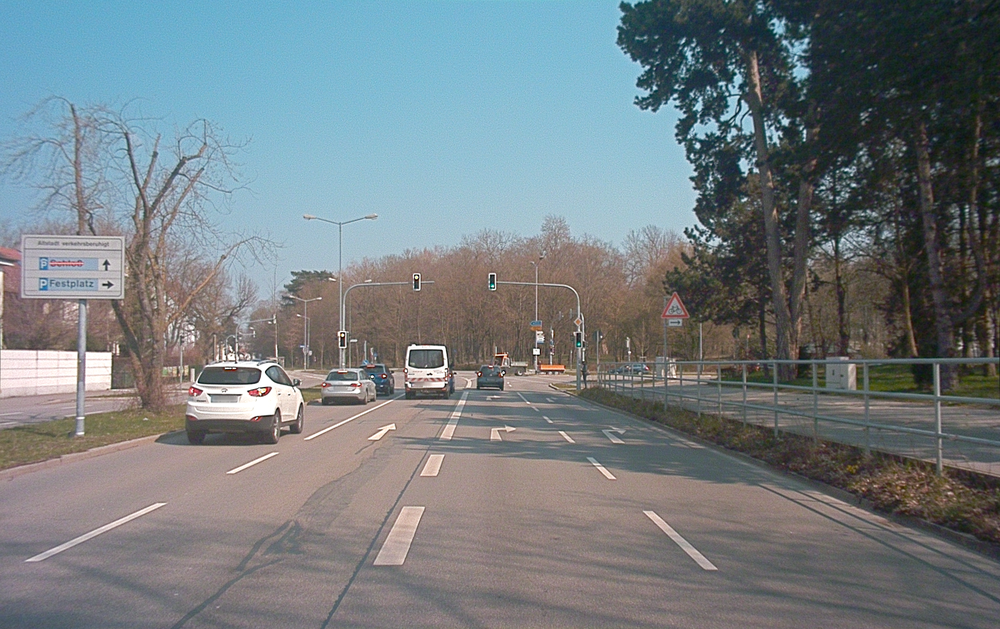
#> input picture frames/20190401145936_camera_frontcenter_000000080.png, 1000 x 629 px, shrunk from 1920 x 1208 before the run
$ python -i canny.py   (imports and definitions only)
#> lines starting #> are read from the running program, lines starting #| are printed output that depends on the picture
#> further down, picture is the input picture: shape (629, 1000, 3); mean B, G, R 128.8, 125, 116.6
import cv2 as cv
import numpy as np


def canny(img, thr1, thr2, s=0.0, ks=3):
#> called with thr1 = 100, thr2 = 200, s = 0, ks = 3
    if ks % 2 == 0:
        ks += 1
    gray = cv.cvtColor(img, cv.COLOR_BGR2GRAY)
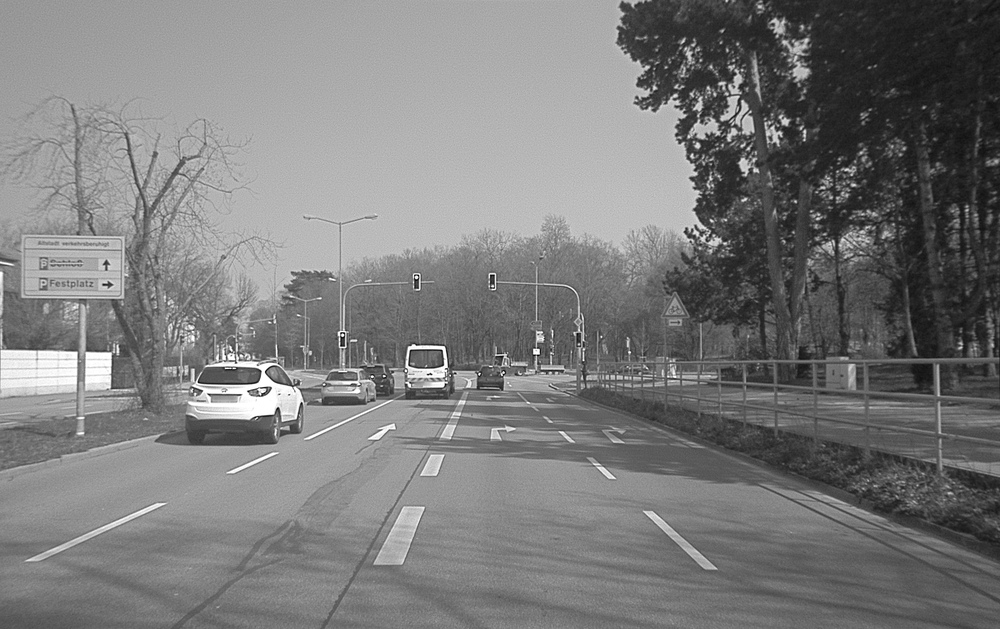
#> gray: shape (629, 1000); min 0, max 255, mean 122.9
    blurred = cv.GaussianBlur(gray, (ks, ks), s)
    return cv.Canny(blurred, thr1, thr2)
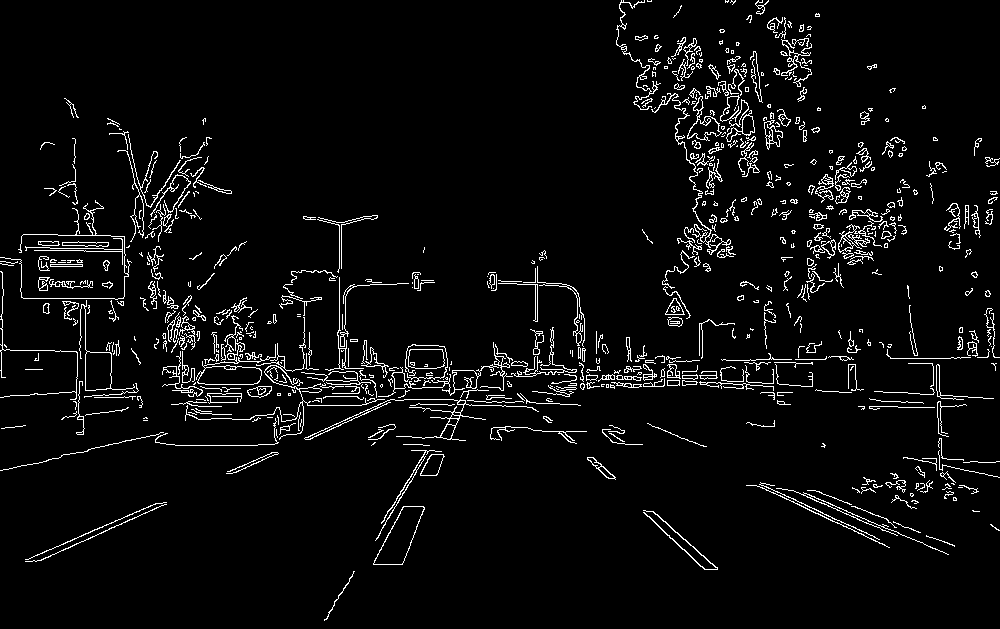
#> returned value: shape (629, 1000); 4.5% white in thin lines or dots


def const_canny(img):
    return canny(img, 100, 200)


def stat_canny(image, sigma=0.33):
    img = cv.cvtColor(image, cv.COLOR_BGR2GRAY)
    img = cv.GaussianBlur(img, (3, 3), 0)
    v = np.median(img)
    lower = int(max(0, (1.0 - sigma) * v))
    upper = int(min(255, (1.0 + sigma) * v))
    return cv.Canny(img, lower, upper)

>>> import cv2
>>> picture = cv2.imread('../../../../frames/20190401145936_camera_frontcenter_000000080.png')
>>> result = const_canny(picture)
